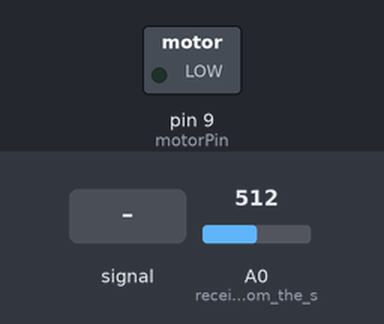
Recording of a sketch running on a simulated Arduino Uno, built with avr-gcc and run on an emulated ATmega328P. Parts: switched loads named in the sketch (green lamp = pin HIGH). Dashed ring = blinking. The inputs (shaded band) are chosen by the test bench; at power-on: A0 (receive_signal_from_the_s) = 512. What the sketch prints to the serial monitor is not drawn.

Above: at 1.2 s.
1.3 s: A0 (receive_signal_from_the_s) fed a 200 Hz sine of ±81 counts around its level
At 1.9 s:
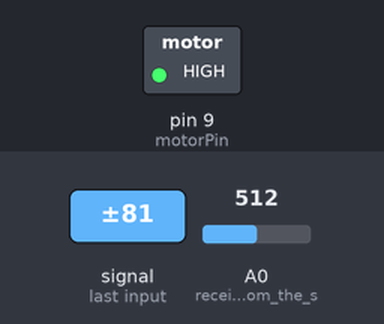
4.3 s: A0 (receive_signal_from_the_s) set to 490
5.8 s: A0 (receive_signal_from_the_s) set to 511
At 7.0 s:
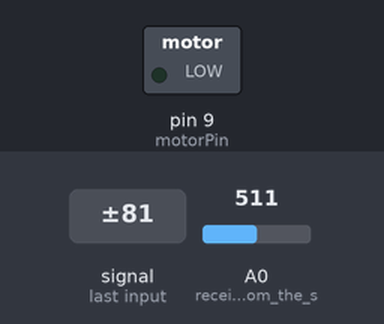
7.3 s: A0 (receive_signal_from_the_s) set to 306
At 8.1 s:
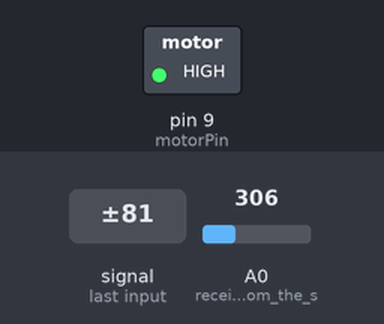
8.8 s: A0 (receive_signal_from_the_s) fed a 50 Hz sine of ±306 counts around its level
At 8.99 s:
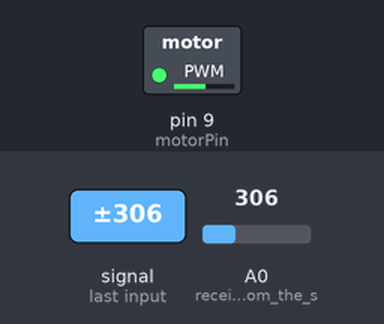
Timing chart, 0 to 12.8 s (numbered marks = the images above; inputs shaded):
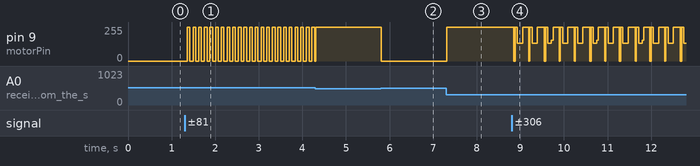

The sketch:

motor_Dc.ino
```cpp
const int switchPin = 2; //the number of the switch pin
const int motorPin  = 9; //the number of the motor pin

int switchState = 0; //variable for reading the switch's status
int sensor_value = 0;

void setup() {
  //initailize the motor pin as an output
  pinMode(motorPin, OUTPUT);
  //initialize the switch pin as an input
  pinMode(switchPin,INPUT);

  pinMode(A0,INPUT);     // receive signal from the sensor
  Serial.begin(9600);
}

void loop() {
  Serial.println(analogRead(A0)); //print voltage to outuput pin (resolution 1-1024)


  //check the value of the sensor
  sensor_value = analogRead(A0);
  Serial.println(sensor_value);
  if(sensor_value < 500 ){
    digitalWrite(motorPin, HIGH);
    }
    else{
    //turn motor off:
    digitalWrite(motorPin, LOW);
    }

}
```

Measured:
- after the input at 1.3 s, pin 9 (motorPin): alternates 255/255 for 0.06 s and 0/255 for 0.07 s, starting after 0.06 s
- after the input at 5.8 s, pin 9 (motorPin): 255/255 → 0/255 at once
- after the input at 7.3 s, pin 9 (motorPin): 0/255 → 255/255 at once
